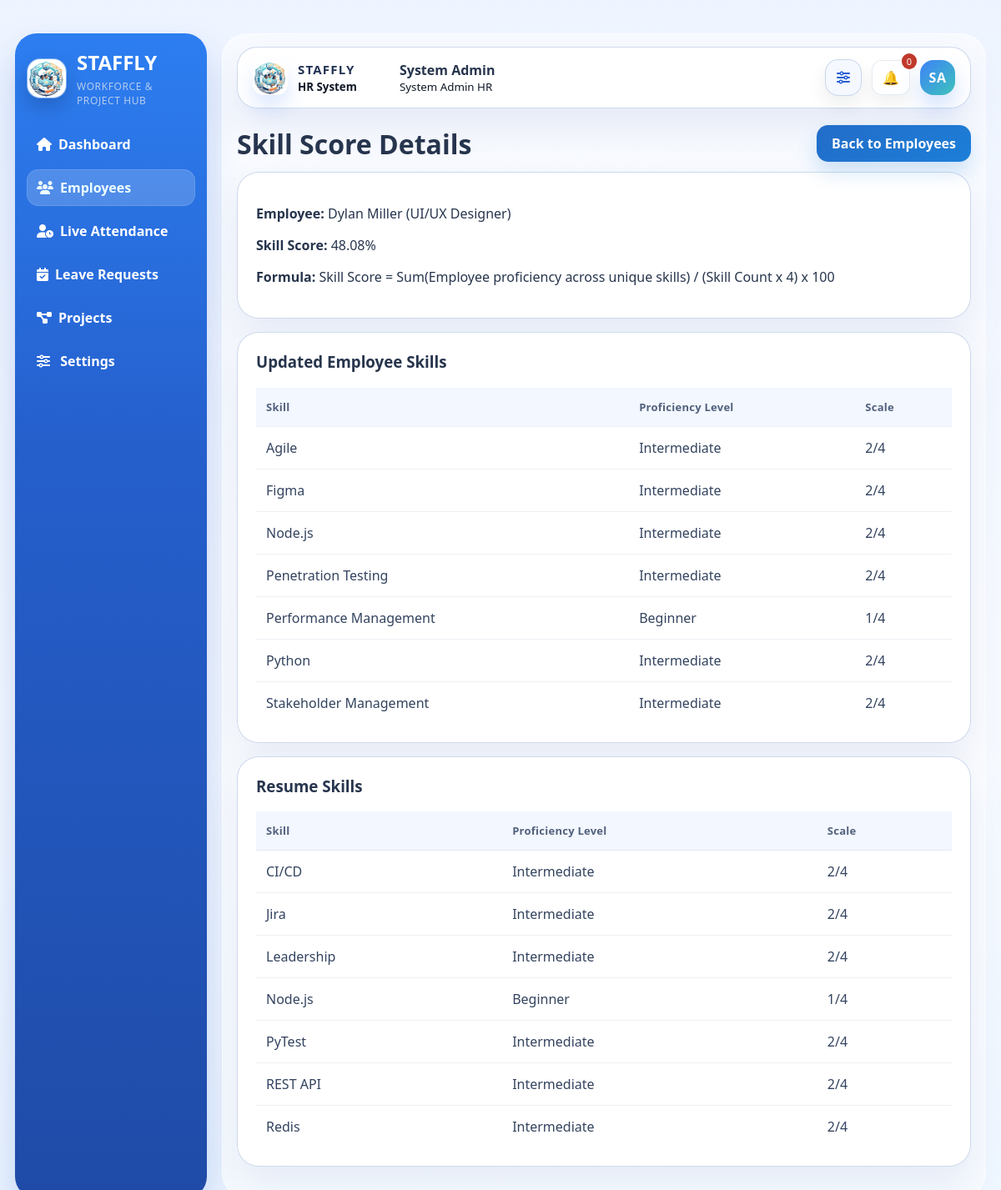
Page /employees/8/skill-score (signed in) on the committed database.
### models.py (models this page shows, shortened)
class User(db.Model):
    __tablename__ = "users"
    id = db.Column(db.Integer, primary_key=True)
    name = db.Column(db.String(120), nullable=False)
    email = db.Column(db.String(120), unique=True, nullable=False, index=True)
    password_hash = db.Column(db.String(255), nullable=False)
    role = db.Column(db.String(20), nullable=False, default="Employee")
    position = db.Column(db.String(120), nullable=False, default="Web Developer")
    department = db.Column(db.String(120), nullable=True)
    is_registered = db.Column(db.Boolean, nullable=False, default=False)
    security_code_hash = db.Column(db.String(255), nullable=True)
    project_start_alert = db.Column(db.Boolean, nullable=False, default=True)
    deadline_alert_30 = db.Column(db.Boolean, nullable=False, default=True)
    deadline_alert_15 = db.Column(db.Boolean, nullable=False, default=True)
    deadline_alert_10 = db.Column(db.Boolean, nullable=False, default=True)
    deadline_alert_5 = db.Column(db.Boolean, nullable=False, default=True)
    deadline_alert_1 = db.Column(db.Boolean, nullable=False, default=True)
    skills = db.relationship("Skill", secondary=employee_skills, back_populates="employees")
    resume_skills = db.relationship("Skill", secondary=resume_skills, back_populates="resume_employees")
    notifications = db.relationship("Notification", backref="user", lazy=True, cascade="all, delete-orphan")
    assignments = db.relationship("ProjectAssignment", backref="employee", lazy=True, cascade="all, delete-orphan")
    attendance_records = db.relationship("AttendanceRecord", backref="employee", lazy=True, cascade="all, delete-orphan")
    leave_requests = db.relationship("LeaveRequest", backref="employee", lazy=True, cascade="all, delete-orphan")
    daily_project_reports = db.relationship("DailyProjectReport", backref="employee", lazy=True, cascade="all, delete-orphan")
    past_performance_records = db.relationship(
        "PastProjectPerformance",
        backref="employee",
        lazy=True,
        cascade="all, delete-orphan",
    )
    feedback_records = db.relationship("ProjectFeedback", backref="employee", lazy=True, cascade="all, delete-orphan")

class Skill(db.Model):
    __tablename__ = "skills"
    id = db.Column(db.Integer, primary_key=True)
    name = db.Column(db.String(80), unique=True, nullable=False)
    employees = db.relationship("User", secondary=employee_skills, back_populates="skills")
    resume_employees = db.relationship("User", secondary=resume_skills, back_populates="resume_skills")
    projects = db.relationship("Project", secondary=project_skills, back_populates="required_skills")
    courses = db.relationship("Course", secondary=course_skills, back_populates="skills")

### tables this page shows
CREATE TABLE employee_skills (
	user_id INTEGER NOT NULL, 
	skill_id INTEGER NOT NULL, 
	proficiency INTEGER NOT NULL, 
	PRIMARY KEY (user_id, skill_id), 
	FOREIGN KEY(user_id) REFERENCES users (id), 
	FOREIGN KEY(skill_id) REFERENCES skills (id)
);

CREATE TABLE resume_skills (
	user_id INTEGER NOT NULL, 
	skill_id INTEGER NOT NULL, 
	proficiency INTEGER NOT NULL, 
	PRIMARY KEY (user_id, skill_id), 
	FOREIGN KEY(user_id) REFERENCES users (id), 
	FOREIGN KEY(skill_id) REFERENCES skills (id)
);

### routes/employee_routes.py (the view)
@employee_bp.route("/<int:employee_id>/skill-score")
@login_required
def skill_score_detail(employee_id):
    unauthorized_redirect = _authorize_employee_detail_view(employee_id)
    if unauthorized_redirect:
        return unauthorized_redirect
    employee = User.query.get_or_404(employee_id)
    updated_rows = db.session.execute(
        db.select(Skill.name, employee_skills.c.proficiency)
        .join(employee_skills, Skill.id == employee_skills.c.skill_id)
        .where(employee_skills.c.user_id == employee.id)
        .order_by(Skill.name.asc())
    ).all()
    resume_rows = db.session.execute(
        db.select(Skill.name, resume_skills.c.proficiency)
        .join(resume_skills, Skill.id == resume_skills.c.skill_id)
        .where(resume_skills.c.user_id == employee.id)
        .order_by(Skill.name.asc())
    ).all()
    proficiency_labels = {
        1: "Beginner",
        2: "Intermediate",
        3: "Advanced",
        4: "Expert",
    }
    updated_skills = [
        {"name": skill_name, "proficiency": int(level), "label": proficiency_labels.get(int(level), str(level))}
        for skill_name, level in updated_rows
    ]
    resume_skills_data = [
        {"name": skill_name, "proficiency": int(level), "label": proficiency_labels.get(int(level), str(level))}
        for skill_name, level in resume_rows
    ]
    return render_template(
        "employees/skill_score.html",
        employee=employee,
        skill_score=calculate_skill_score(employee),
        updated_skills=updated_skills,
        resume_skills_data=resume_skills_data,
    )

### app.py (called while the page is built, shortened)
def run_daily_automation(force=False):
    global LAST_DAILY_AUTOMATION_RUN
    today = date.today()
    if not force and LAST_DAILY_AUTOMATION_RUN == today:
        return

### recommendation_engine.py (called while the page is built)
def calculate_skill_score(employee) -> float:
    proficiency_map = _employee_skill_proficiency_map(employee.id)
    if not proficiency_map:
        return 0.0
    numerator = sum(proficiency_map.values())
    denominator = len(proficiency_map) * 4  # Expert = 4 max
    return round((numerator / denominator) * 100, 2) if denominator else 0.0

def _employee_skill_proficiency_map(employee_id: int) -> Dict[int, int]:
    proficiency_map: Dict[int, int] = {}
    updated_rows = db.session.execute(
        db.select(employee_skills.c.skill_id, employee_skills.c.proficiency).where(employee_skills.c.user_id == employee_id)
    ).all()
    for skill_id, proficiency in updated_rows:
        proficiency_map[skill_id] = max(proficiency_map.get(skill_id, 0), int(proficiency))
    resume_rows = db.session.execute(
        db.select(resume_skills.c.skill_id, resume_skills.c.proficiency).where(resume_skills.c.user_id == employee_id)
    ).all()
    for skill_id, proficiency in resume_rows:
        proficiency_map[skill_id] = max(proficiency_map.get(skill_id, 0), int(proficiency))
    return proficiency_map

### routes/auth_routes.py (called while the page is built)
def current_user():
    user_id = session.get("user_id")
    if not user_id:
        return None
    return User.query.get(user_id)

def _admin_user_by_email(email):
    normalized_email = (email or "").strip().lower()
    if not normalized_email:
        return None
    return User.query.filter_by(role="Admin", email=normalized_email).first()

def _admin_setup_complete(email=None):
    if email:
        admin = _admin_user_by_email(email)
        return bool(admin and admin.security_code_hash)
    for admin_email in ADMIN_EMAILS:
        admin = _admin_user_by_email(admin_email)
        if not admin or not admin.security_code_hash:
            return False
    return True

def login_required(view_func):
    @wraps(view_func)
    def wrapped(*args, **kwargs):
        if not current_user():
            flash("Please login first.", "warning")
            return redirect(url_for("auth.home"))
        return view_func(*args, **kwargs)
    return wrapped

### templates/employees/skill_score.html (shortened to what this page needs)
{% extends "base.html" %}
{% block content %}
<div class="page-header">
    <h1>Skill Score Details</h1>
    <a class="btn btn-secondary" href="{{ url_for('employees.list_employees') }}">Back to Employees</a>
</div>
<div class="card">
    <p><strong>Employee:</strong> {{ employee.name }} ({{ employee.position }})</p>
    <p><strong>Skill Score:</strong> {{ skill_score }}%</p>
    <p><strong>Formula:</strong> Skill Score = Sum(Employee proficiency across unique skills) / (Skill Count x 4) x 100</p>
</div>
<div class="card">
    <h3>Updated Employee Skills</h3>
    <table>
        <thead>
            <tr>
                <th>Skill</th>
                <th>Proficiency Level</th>
                <th>Scale</th>
            </tr>
        </thead>
        <tbody>
            {% for row in updated_skills %}
            <tr>
                <td>{{ row.name }}</td>
                <td>{{ row.label }}</td>
                <td>{{ row.proficiency }}/4</td>
            </tr>
            {% else %}
            <tr><td colspan="3">No updated skills found.</td></tr>
            {% endfor %}
        </tbody>
    </table>
</div>
<div class="card">
    <h3>Resume Skills</h3>
    <table>
        <thead>
            <tr>
                <th>Skill</th>
                <th>Proficiency Level</th>
                <th>Scale</th>
            </tr>
        </thead>
        <tbody>
            {% for row in resume_skills_data %}
            <tr>
                <td>{{ row.name }}</td>
                <td>{{ row.label }}</td>
                <td>{{ row.proficiency }}/4</td>
            </tr>
            {% else %}
            <tr><td colspan="3">No resume skills found.</td></tr>
            {% endfor %}
        </tbody>
    </table>
</div>
{% endblock %}

### templates/base.html (shortened to what this page needs)
﻿<!doctype html>
<html lang="en">
<head>
    <link rel="stylesheet" href="{{ url_for('static', filename='css/style.css') }}">
    <link rel="stylesheet" href="https://cdnjs.cloudflare.com/ajax/libs/font-awesome/6.5.2/css/all.min.css">
</head>
<body data-admin-authenticated="{% if current_user and current_user.role == 'Admin' %}1{% else %}0{% endif %}">
    {% if current_user %}
    <div class="app-layout">
        <aside class="sidebar">
            <div class="brand-lockup">
                <img src="{{ url_for('static', filename='img/staffly-logo.jpeg') }}" alt="STAFFLY logo" class="brand-logo">
                <div class="brand-copy">
                    <h2>STAFFLY</h2>
                    <small>Workforce & Project Hub</small>
                </div>
            </div>
            <nav class="nav-links">
                <a href="{{ url_for('auth.dashboard') }}" class="{% if request.endpoint == 'auth.dashboard' %}active-nav{% endif %}"><i class="fa-solid fa-house"></i>Dashboard</a>
                {% if current_user.role == 'Admin' %}
                <a href="{{ url_for('employees.list_employees') }}" class="{% if request.endpoint in ['employees.list_employees', 'employees.add_employee', 'employees.employee_detail', 'employees.overall_scores_detail', 'employees.attendance_detail', 'employees.performance_detail', 'employees.skill_score_detail', 'employees.employee_project_details'] %}active-nav{% endif %}"><i class="fa-solid fa-users"></i>Employees</a>
                <a href="{{ url_for('employees.live_attendance') }}" class="{% if request.endpoint == 'employees.live_attendance' %}active-nav{% endif %}"><i class="fa-solid fa-user-clock"></i>Live Attendance</a>
                <a href="{{ url_for('employees.admin_leave_requests') }}" class=""><i class="fa-solid fa-calendar-check"></i>Leave Requests</a>
                {% endif %}
                <a href="{{ url_for('projects.list_projects') }}" class=""><i class="fa-solid fa-diagram-project"></i>{% if current_user.role == 'Admin' %}Projects{% else %}My Projects{% endif %}</a>
                <a href="{{ url_for('auth.settings') }}" class="{% if request.endpoint == 'auth.settings' %}active-nav{% endif %}"><i class="fa-solid fa-sliders"></i> Settings</a>
            </nav>
        </aside>
        <main class="main-content">
            <header class="topbar">
                <div class="topbar-brand">
                    <img src="{{ url_for('static', filename='img/staffly-logo.jpeg') }}" alt="STAFFLY logo" class="topbar-brand-logo">
                    <div class="topbar-brand-copy">
                        <strong>STAFFLY</strong>
                        <small>HR System</small>
                    </div>
                </div>
                <div class="topbar-user">
                    <strong>{{ current_user.name }}</strong>
                    {% if current_user.role == 'Admin' %}
                    <small>System Admin HR</small>
                    {% else %}
                    <small>{{ current_user.position }} | {{ current_user.role }}</small>
                    {% endif %}
                </div>
                <div class="topbar-actions">
                    <a class="topbar-icon-btn" href="{{ url_for('auth.settings') }}" title="Open settings" aria-label="Open settings">
                        <i class="fa-solid fa-sliders"></i>
                    </a>
                    <div class="notification-wrapper">
                        <a id="notificationBellLink" class="bell-btn bell-link" href="{{ url_for('projects.notifications_page') }}" title="Open all notifications" aria-label="Open all notifications">🔔</a>
                        <button id="notificationCountBtn" class="notification-count-btn notification-badge-btn" type="button" title="Show unread notifications" aria-label="Show unread notifications">
                            <span id="notificationCount">{{ unread_count }}</span>
                        </button>
                    </div>
                    <div class="profile-menu-wrap">
                    <button id="profileMenuToggle" class="topbar-avatar topbar-avatar-btn" type="button" aria-expanded="false" aria-controls="profileMenuPanel" aria-label="Open profile menu">
                        {{ current_user.name.split()[0][0] }}{% if current_user.name.split()|length > 1 %}{{ current_user.name.split()[-1][0] }}{% endif %}
                    </button>
                    </div>
                </div>
            </header>
            {% block content %}{% endblock %}
        </main>
    </div>
    {% else %}
        {% block public_content %}{% endblock %}
    {% endif %}
</body>
</html>

### rows in the picture
User: name "System Admin", name "S", name "A"
User: name "Dylan Miller", position "UI/UX Designer"
employee_skills: name "Agile", label "Intermediate", proficiency "2"
employee_skills: name "Figma", label "Intermediate", proficiency "2"
employee_skills: name "Node.js", label "Intermediate", proficiency "2"
employee_skills: name "Penetration Testing", label "Intermediate", proficiency "2"
employee_skills: name "Performance Management", label "Beginner", proficiency "1"
employee_skills: name "Python", label "Intermediate", proficiency "2"
employee_skills: name "Stakeholder Management", label "Intermediate", proficiency "2"
resume_skills: name "CI/CD", label "Intermediate", proficiency "2"
resume_skills: name "Jira", label "Intermediate", proficiency "2"
resume_skills: name "Leadership", label "Intermediate", proficiency "2"
resume_skills: name "Node.js", label "Beginner", proficiency "1"
resume_skills: name "PyTest", label "Intermediate", proficiency "2"
resume_skills: name "REST API", label "Intermediate", proficiency "2"
resume_skills: name "Redis", label "Intermediate", proficiency "2"

### other values in the picture
{{ unread_count }} "0"
{{ skill_score }} "48.08"
